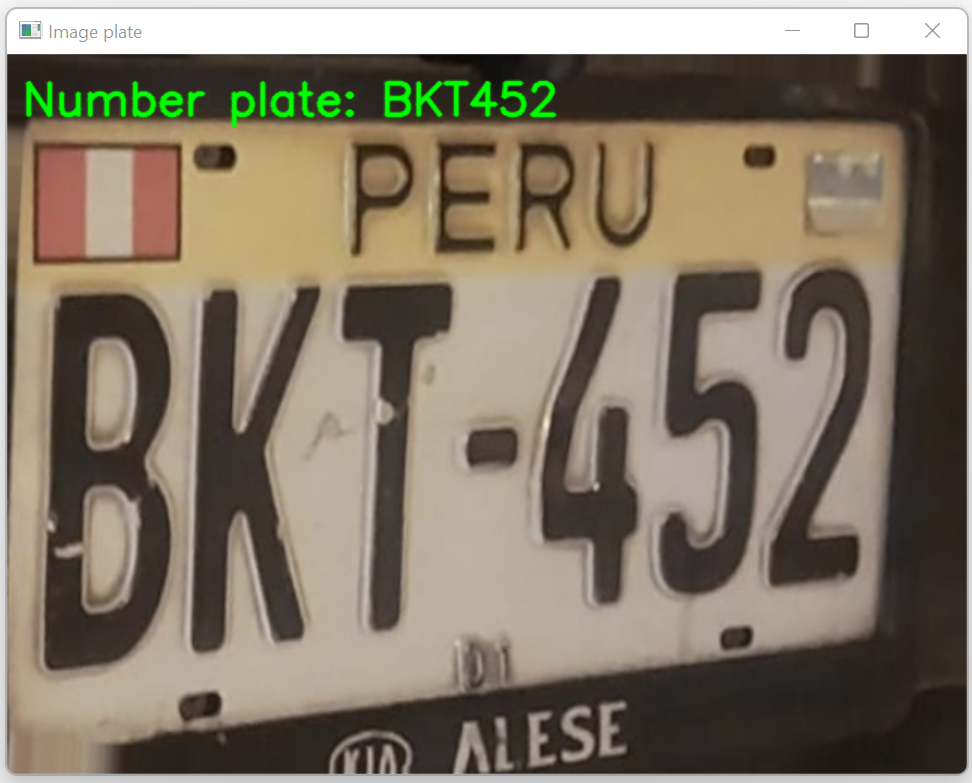
#> input picture example.png, 972 x 783 px
$ python -i functions_anpr.py   (imports and definitions only)
#> lines starting #> are read from the running program, lines starting #| are printed output that depends on the picture
from ultralytics import YOLO
import numpy as np
import cv2


# [30 lines left out: functions get_values_from_tensor, put_four_values_together, extract_data_from_image, not called in this run]


def rotate_image (images_cropped):

    images_rotated = []


    for image in images_cropped:
        image_plate = image
        image_gray = cv2.cvtColor(image_plate, cv2.COLOR_BGR2GRAY)
        hist = cv2.calcHist([image_gray], [0], None, [256], [0, 256])
        valor_maximo = np.argmax(hist)

        # Determinar la relación del valor máximo con respecto a 127.5
        n = 20 if valor_maximo < 100 else 50
        if valor_maximo <100:
            n=28
            m=3
        elif valor_maximo>140:
            n=120
            m=3
        else:
            n=50
            m=4

        threshold = cv2.threshold(image_gray, 0, 255, cv2.THRESH_BINARY | cv2.THRESH_OTSU)[1]

        kernel = np.ones((m,m), np.uint8)
        closing = cv2.morphologyEx(threshold, cv2.MORPH_CLOSE, kernel, iterations=9)#3
        edges = cv2.Canny(closing, 50, 180) #50/180

        linesP = cv2.HoughLinesP(edges, rho=1, theta=np.pi / 180, threshold=n, minLineLength=100, maxLineGap=180)

        angles = []


        if linesP is not None:
            for i in range(len(linesP)):
                l = linesP[i][0]
                angle = np.arctan2(l[3] - l[1], l[2] - l[0]) * 180.0 / np.pi
                angles.append(angle)
                #cv2.line(image_plate, (l[0], l[1]), (l[2], l[3]), (0, 255, 0), 2) ###

            median_angle = np.median(angles)
            median_angle = np.round(median_angle,2)

        else:
            #print('No se encontró ángulo')
            median_angle = 0


        (h, w) = image_plate.shape[:2]
        center = (w // 2, h // 2)
        M = cv2.getRotationMatrix2D(center, median_angle, 1.0)
        rotated_image = cv2.warpAffine(image_plate, M, (w, h), flags=cv2.INTER_CUBIC, borderMode=cv2.BORDER_REPLICATE)
        images_rotated.append(rotated_image)

    return images_rotated


# [50 lines left out: function ocr_processing_2, not called in this run]

>>> import cv2
>>> picture = cv2.imread('example.png', cv2.IMREAD_GRAYSCALE)
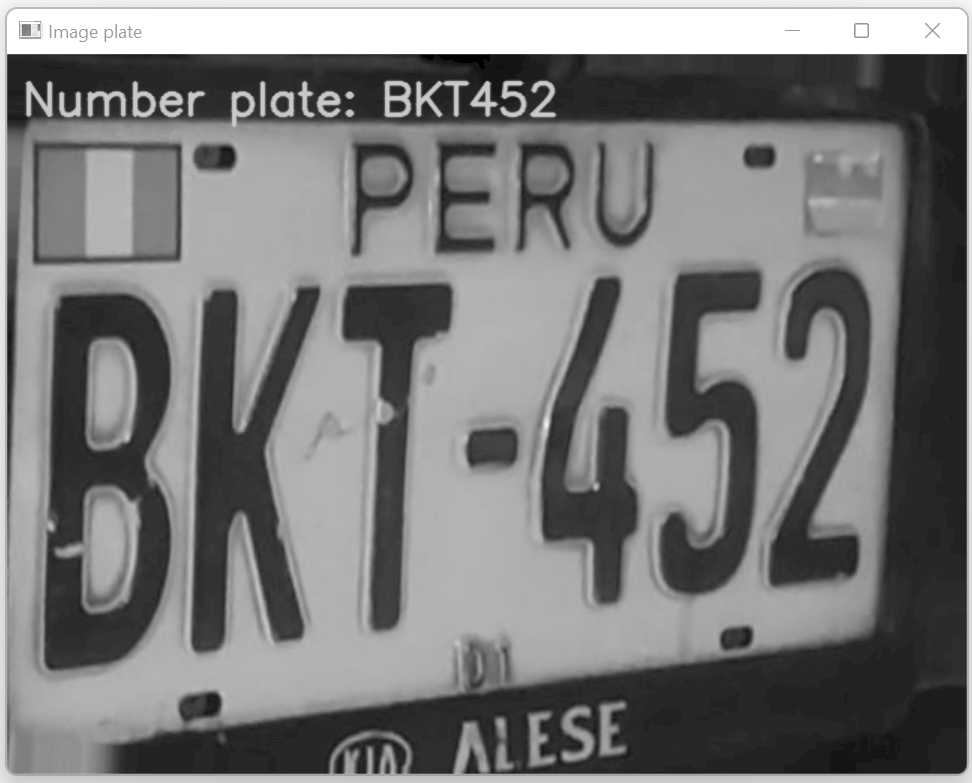
#> picture: shape (783, 972); min 0, max 255, mean 121.8
#> the loop in rotate_image, `for image in images_cropped:` made 1 pass
#> after the loop in rotate_image, `for image in images_cropped:`: images_rotated = []
#> (the run stopped early here; a loop or call above may not have finished)
